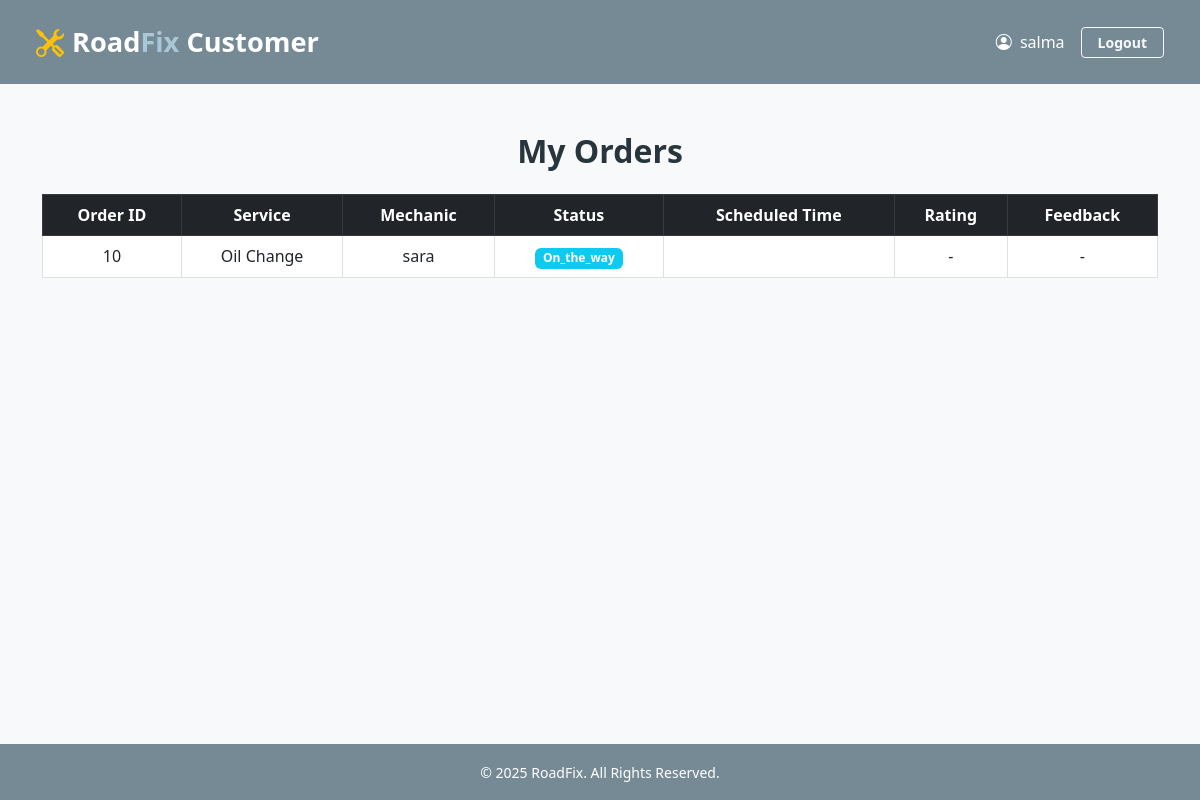
The app's page /public/dashboard/customer/orders/orders.php (signed in) with its own data.
### tables this page shows
CREATE TABLE `orders` (
  `id` int(11) NOT NULL,
  `customer_id` int(11) DEFAULT NULL,
  `mechanic_id` int(11) DEFAULT NULL,
  `service_id` int(11) DEFAULT NULL,
  `status` enum('pending','accepted','on_the_way','completed','rejected','cancelled') DEFAULT 'pending',
  `scheduled_time` datetime DEFAULT NULL,
  `location` varchar(255) DEFAULT NULL,
  `created_at` timestamp NOT NULL DEFAULT current_timestamp(),
  `completed_at` datetime DEFAULT NULL,
  `rating` float DEFAULT NULL,
  `feedback` text DEFAULT NULL,
  `latitude` double DEFAULT NULL,
  `longitude` double DEFAULT NULL
);

CREATE TABLE `services` (
  `id` int(11) NOT NULL,
  `name` varchar(100) NOT NULL,
  `price` decimal(10,2) NOT NULL DEFAULT 0.00,
  `description` text DEFAULT NULL
);

CREATE TABLE `users` (
  `id` int(11) NOT NULL,
  `name` varchar(100) NOT NULL,
  `email` varchar(100) NOT NULL,
  `phone` varchar(20) DEFAULT NULL,
  `password` varchar(255) NOT NULL,
  `user_type` enum('admin','mechanic','customer') NOT NULL,
  `role_id` int(11) DEFAULT NULL,
  `status` enum('pending','approved','rejected') DEFAULT 'pending',
  `cv` varchar(255) DEFAULT NULL,
  `availability` enum('available','busy') DEFAULT 'available',
  `latitude` decimal(10,8) DEFAULT NULL,
  `longitude` decimal(11,8) DEFAULT NULL,
  `is_verified` tinyint(1) DEFAULT 0,
  `verification_token` varchar(255) DEFAULT NULL,
  `cv_path` varchar(255) DEFAULT NULL,
  `reset_token` varchar(64) DEFAULT NULL,
  `reset_token_expires_at` datetime DEFAULT NULL
);

### config/Database.php (called while the page is built, shortened)
<?php
class Database {
    private static ?Database $instance = null;
    private mysqli $conn;
    private string $host = "localhost";
    private string $db_name = "car_assist_db";
    private string $username = "root";
    private string $password = "";
    private function __construct() {
        $this->conn = new mysqli($this->host, $this->username, $this->password, $this->db_name);
    }
    public static function getInstance(): Database {
        if (self::$instance === null) {
            self::$instance = new Database();
        }
        return self::$instance;
    }
    public function getConnection(): mysqli {
        return $this->conn;
    }
}

### controllers/customer/OrderController.php (called while the page is built, shortened)
<?php
require_once __DIR__ . '/../../config/Database.php';
class OrderController
{
    private mysqli $conn;
    public function __construct()
    {
        $this->conn = Database::getInstance()->getConnection();
    }
    public function getAllOrdersWithRating(int $customer_id): mysqli_result|false
    {
        $stmt = $this->conn->prepare("
            SELECT o.*, s.name AS service_name, u.name AS mechanic_name,
                   (SELECT rating FROM ratings r WHERE r.order_id = o.id LIMIT 1) AS rating,
                   (SELECT comment FROM ratings r WHERE r.order_id = o.id LIMIT 1) AS feedback
            FROM orders o
            JOIN services s ON o.service_id = s.id
            LEFT JOIN users u ON o.mechanic_id = u.id
            WHERE o.customer_id = ?
            ORDER BY o.created_at DESC
        ");
        $stmt->bind_param("i", $customer_id);
        $stmt->execute();
        return $stmt->get_result();
    }
}

### public/dashboard/customer/orders/orders.php (the view, shortened to what this page needs)
<?php
include('../../../../includes/layout/header.php');
require_once('../../../../controllers/customer/OrderController.php');
$controller = new OrderController();
$orders = $controller->getAllOrdersWithRating((int)$_SESSION['user_id']);
?>
<div class="container my-5">
    <h2 class="text-center fw-bold mb-4">My Orders</h2>
    <?php if ($orders->num_rows === 0): ?>
        <div class="alert alert-info text-center">You have no service orders yet.</div>
    <?php else: ?>
        <div class="table-responsive">
            <table class="table table-bordered text-center align-middle">
                <thead class="table-dark">
                    <tr>
                        <th>Order ID</th>
                        <th>Service</th>
                        <th>Mechanic</th>
                        <th>Status</th>
                        <th>Scheduled Time</th>
                        <th>Rating</th>
                        <th>Feedback</th>
                    </tr>
                </thead>
                <tbody>
                    <?php while ($row = $orders->fetch_assoc()): ?>
                        <tr>
                            <td><?= $row['id'] ?></td>
                            <td><?= htmlspecialchars($row['service_name']) ?></td>
                            <td><?= $row['mechanic_name'] ?? 'Not Assigned Yet' ?></td>
                            <td>
                                <span class="badge
                                    <?php
                                        if ($row['status'] === 'pending') echo 'bg-warning';
                                        elseif ($row['status'] === 'accepted') echo 'bg-primary';
                                        elseif ($row['status'] === 'on_the_way') echo 'bg-info';
                                        elseif ($row['status'] === 'completed') echo 'bg-success';
                                        else echo 'bg-secondary';
                                    ?>">
                                    <?= ucfirst($row['status']) ?>
                                </span>
                            </td>
                            <td><?= htmlspecialchars($row['scheduled_time']) ?></td>
                            <td><?= $row['rating'] ? $row['rating'] . ' / 5' : '-' ?></td>
                            <td><?= $row['feedback'] ?? '-' ?></td>
                        </tr>
                    <?php endwhile; ?>
                </tbody>
            </table>
        </div>
    <?php endif; ?>
</div>
<?php include('../../../../includes/layout/footer.php'); ?>

### public/assets/css/style.css (style rules this page uses)
:root { --primary: #768A96; --secondary: #AAC7D8; --dark: #29353C; --medium: #44576D; --light: #DFEBF6; --extra-light: #E6E6E6; }
body { background-color: var(--light); font-family: 'Segoe UI', sans-serif; color: var(--medium); }
h1, h2, h3, h4, h5 { color: var(--dark); }

### records on screen
orders: id "10", service.name "Oil Change", mechanic.name "sara", status "On_the_way", feedback "-"

### other values on screen
$user_type "Customer"
$user_name "salma"
